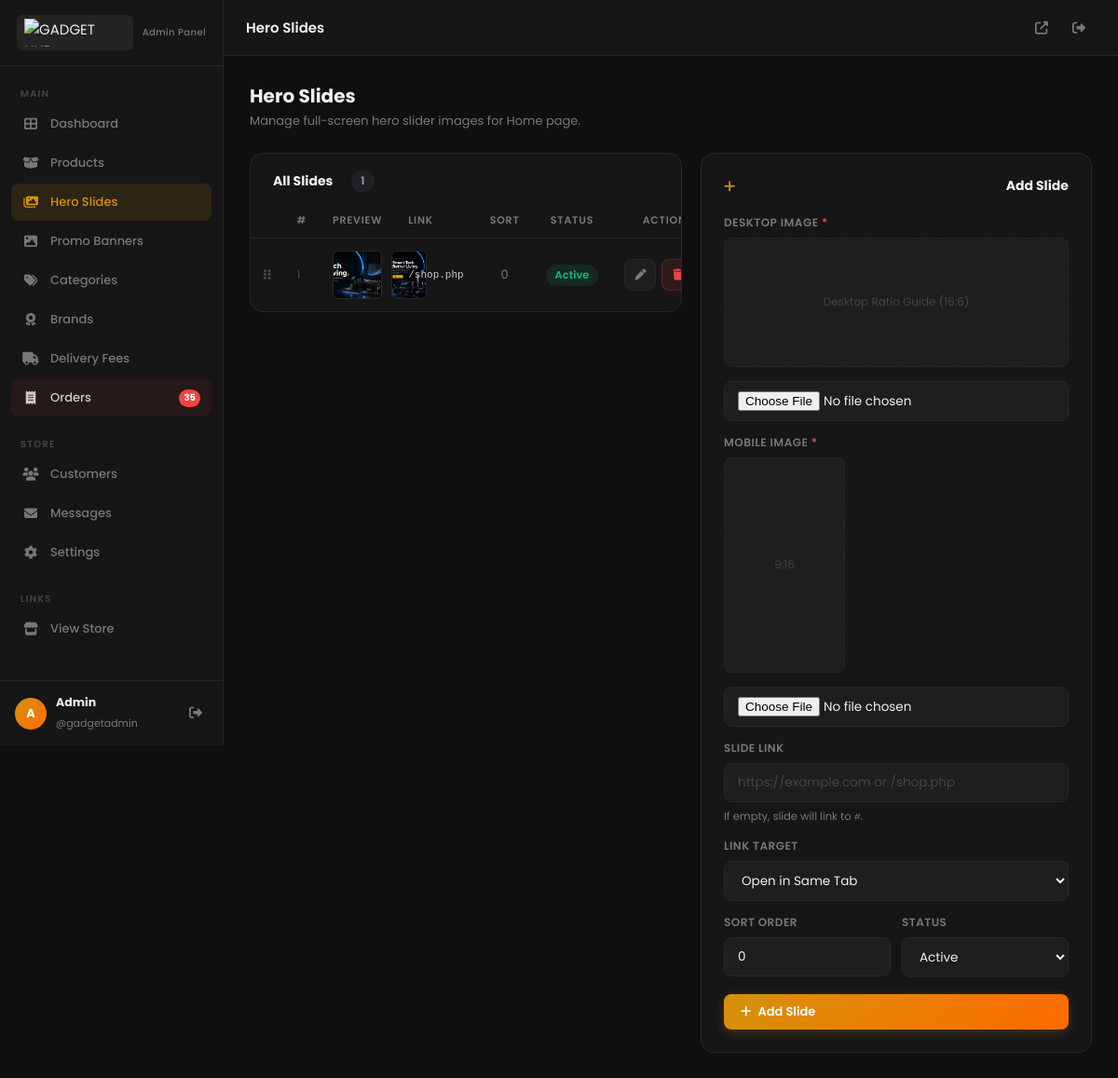
The app's page /admin/hero-slides.php (signed in) with its own data.
### tables this page shows
CREATE TABLE `hero_slides` (
  `id` int(11) NOT NULL,
  `desktop_image` varchar(255) NOT NULL,
  `mobile_image` varchar(255) NOT NULL,
  `link_url` varchar(500) DEFAULT NULL,
  `open_in_new_tab` tinyint(1) NOT NULL DEFAULT 0,
  `sort_order` int(11) NOT NULL DEFAULT 0,
  `is_active` tinyint(1) NOT NULL DEFAULT 1,
  `created_at` timestamp NOT NULL DEFAULT current_timestamp(),
  `updated_at` timestamp NOT NULL DEFAULT current_timestamp() ON UPDATE current_timestamp()
);

### admin/hero-slides.php (the view, shortened to what this page needs)
<?php
$_isAjax = $_SERVER['REQUEST_METHOD'] === 'POST' && ($_SERVER['HTTP_X_REQUESTED_WITH'] ?? '') === 'XMLHttpRequest';
if ($_isAjax) {
    require_once dirname(__DIR__) . '/includes/functions.php';
    require_once dirname(__DIR__) . '/includes/auth.php';
    if (!isAdminLoggedIn()) { http_response_code(401); echo json_encode(['success'=>false,'message'=>'Session expired.']); exit; }
} else {
    require_once __DIR__ . '/includes/layout.php';
}
$db = getDB();
$slides = $db->query('SELECT * FROM hero_slides ORDER BY sort_order ASC, id ASC')->fetchAll();
$editing = [];
?>
<div class="page-header">
  <div>
    <h1>Hero Slides</h1>
    <p>Manage full-screen hero slider images for Home page.</p>
  </div>
</div>
<div style="display:grid;grid-template-columns:1fr 420px;gap:20px;align-items:start">
  <div class="card" style="padding:0;overflow:hidden">
    <div style="padding:18px 24px 0;display:flex;align-items:center;justify-content:space-between">
      <div class="card-title" style="margin:0">All Slides <span class="badge badge-gray" style="margin-left:8px" id="slideCountBadge"><?= count($slides) ?></span></div>
    </div>
    <div style="padding:12px 0 0">
      <?php if ($slides): ?>
      <div class="table-wrap">
        <table class="admin-table">
          <thead><tr><th style="width:42px"></th><th>#</th><th>Preview</th><th>Link</th><th style="text-align:center">Sort</th><th style="text-align:center">Status</th><th style="text-align:right">Actions</th></tr></thead>
          <tbody id="slidesSortableBody">
            <?php foreach ($slides as $i => $s): ?>
            <tr draggable="true" data-id="<?= (int)$s['id'] ?>">
              <td style="color:var(--text-dim);font-size:12px;cursor:grab"><i class="fas fa-grip-vertical"></i></td>
              <td style="color:var(--text-dim);font-size:12px"><?= $i + 1 ?></td>
              <td>
                <div style="display:flex;gap:10px;align-items:center">
                  <img src="<?= BASE_URL . htmlspecialchars($s['desktop_image']) ?>" alt="Desktop" style="width:110px;height:52px;object-fit:cover;border-radius:6px;border:1px solid var(--border)">
                  <img src="<?= BASE_URL . htmlspecialchars($s['mobile_image']) ?>" alt="Mobile" style="width:38px;height:52px;object-fit:cover;border-radius:6px;border:1px solid var(--border)">
                </div>
              </td>
              <td style="max-width:260px">
                <code style="font-size:11px;white-space:nowrap;overflow:hidden;text-overflow:ellipsis;display:block"><?= htmlspecialchars($s['link_url'] ?: '#') ?></code>
              </td>
              <td style="text-align:center;color:var(--text-muted)"><?= (int)$s['sort_order'] ?></td>
              <td style="text-align:center">
                <button type="button" class="badge <?= $s['is_active'] ? 'badge-green' : 'badge-red' ?> js-toggle-slide" style="border:none;cursor:pointer;padding:3px 10px" data-id="<?= (int)$s['id'] ?>">
                  <?= $s['is_active'] ? 'Active' : 'Inactive' ?>
                </button>
              </td>
              <td style="text-align:right">
                <div style="display:flex;gap:6px;justify-content:flex-end">
                  <a href="hero-slides.php?edit=<?= (int)$s['id'] ?>" class="btn btn-ghost btn-icon btn-sm" title="Edit"><i class="fas fa-pen"></i></a>
                  <button type="button" class="btn btn-danger btn-icon btn-sm js-delete-slide" title="Delete" data-id="<?= (int)$s['id'] ?>"><i class="fas fa-trash"></i></button>
                </div>
              </td>
            </tr>
            <?php endforeach ?>
          </tbody>
        </table>
      </div>
      <?php else: ?>
      <div class="empty-state"><i class="fas fa-images"></i><h3>No slides yet</h3><p>Add your first hero slide using the form.</p></div>
      <?php endif ?>
    </div>
  </div>
  <div class="card" style="position:sticky;top:80px">
    <div class="card-title"><?= $editing ? '<i class="fas fa-pen" style="color:var(--primary)"></i> Edit Slide' : '<i class="fas fa-plus" style="color:var(--primary)"></i> Add Slide' ?></div>
    <form method="POST" enctype="multipart/form-data" id="heroForm">
      <div class="form-grid" style="gap:14px">
        <div class="form-group">
          <label class="form-label">Desktop Image <?= $editing ? '' : '<span style="color:var(--red)">*</span>' ?></label>
          <div id="desktopGuide" style="width:100%;aspect-ratio:16/6;border:1px dashed var(--border);border-radius:8px;background:var(--bg-3);margin-bottom:8px;display:flex;align-items:center;justify-content:center;color:var(--text-dim);font-size:12px">Desktop Ratio Guide (16:6)</div>
          <input type="file" name="desktop_image" id="desktopInput" class="form-input" accept="image/*" <?= $editing ? '' : 'required' ?>>
        </div>
        <div class="form-group">
          <label class="form-label">Mobile Image <?= $editing ? '' : '<span style="color:var(--red)">*</span>' ?></label>
          <div id="mobileGuide" style="width:130px;aspect-ratio:9/16;border:1px dashed var(--border);border-radius:8px;background:var(--bg-3);margin-bottom:8px;display:flex;align-items:center;justify-content:center;color:var(--text-dim);font-size:12px">9:16</div>
          <input type="file" name="mobile_image" id="mobileInput" class="form-input" accept="image/*" <?= $editing ? '' : 'required' ?>>
        </div>
        <div class="form-group">
          <label class="form-label">Slide Link</label>
          <input type="text" name="link_url" class="form-input" placeholder="https://example.com or /shop.php" value="<?= htmlspecialchars($editing['link_url'] ?? '') ?>">
          <span class="form-hint">If empty, slide will link to <code>#</code>.</span>
        </div>
        <div class="form-group">
          <label class="form-label">Link Target</label>
          <select name="open_in_new_tab" class="form-select">
            <option value="0" <?= ((int)($editing['open_in_new_tab'] ?? 0) === 0) ? 'selected' : '' ?>>Open in Same Tab</option>
          </select>
        </div>
        <div style="display:grid;grid-template-columns:1fr 1fr;gap:12px">
          <div class="form-group">
            <label class="form-label">Sort Order</label>
            <input type="number" name="sort_order" class="form-input" min="0" value="<?= (int)($editing['sort_order'] ?? 0) ?>">
          </div>
          <div class="form-group">
            <label class="form-label">Status</label>
            <select name="is_active" class="form-select">
              <option value="1" <?= ((int)($editing['is_active'] ?? 1) === 1) ? 'selected' : '' ?>>Active</option>
            </select>
          </div>
        </div>
        <div style="display:flex;gap:10px;margin-top:4px">
          <button type="submit" class="btn btn-gold" style="flex:1"><i class="fas <?= $editing ? 'fa-save' : 'fa-plus' ?>"></i> <?= $editing ? 'Save Changes' : 'Add Slide' ?></button>
        </div>
      </div>
    </form>
  </div>
</div>
<?php require_once __DIR__ . '/includes/layout-end.php'; ?>

### admin/assets/css/admin.css (style rules this page uses)
:root { --gold: linear-gradient(135deg,#d4920a 0%,#ff6b00 100%); --primary: #d4920a; --primary-lt: #f0a820; --bg: #0f0f0f; --bg-2: #161616; --bg-3: #1e1e1e; --bg-4: #252525; --border: #272727; --border-lt: #333; --text: #f0f0f0; --text-2: #ccc; --text-muted: #777; --text-dim: #444; --green: #10b981; --blue: #3b82f6; --purple: #8b5cf6; --red: #ef4444; --yellow: #f59e0b; --cyan: #06b6d4; --sidebar-w: 240px; --topbar-h: 60px; --r: 8px; --r-lg: 14px; --t: all .22s ease; --shadow: 0 4px 24px rgba(0,0,0,.5); }
*,*::before,*::after { margin:0;padding:0;box-sizing:border-box }
html { font-size:15px }
body { font-family:'Poppins',sans-serif;background:var(--bg);color:var(--text);display:flex;min-height:100vh;overflow-x:hidden }
a { text-decoration:none;color:inherit }
img { max-width:100%;display:block }
button,input,select,textarea { font-family:'Poppins',sans-serif }
.card { background:var(--bg-2);border:1px solid var(--border);border-radius:var(--r-lg);padding:24px }
.card-title { font-size:14px;font-weight:700;color:var(--text);margin-bottom:20px;display:flex;align-items:center;justify-content:space-between;gap:12px }
.admin-table { width:100%;border-collapse:collapse }
.admin-table th { font-size:11px;text-transform:uppercase;letter-spacing:.8px;color:var(--text-muted);font-weight:600;padding:10px 14px;border-bottom:1px solid var(--border);text-align:left;white-space:nowrap }
.admin-table td { padding:13px 14px;border-bottom:1px solid var(--border);font-size:13px;color:var(--text-2);vertical-align:middle }
.admin-table tr:last-child td { border-bottom:none }
.table-wrap { overflow-x:auto }
.badge { display:inline-flex;align-items:center;padding:3px 10px;border-radius:50px;font-size:11.5px;font-weight:600;white-space:nowrap }
.badge-green { background:rgba(16,185,129,.12);color:var(--green) }
.badge-gray { background:rgba(107,114,128,.12);color:#9ca3af }
.btn { display:inline-flex;align-items:center;gap:7px;padding:9px 18px;border-radius:var(--r);font-size:13px;font-weight:600;cursor:pointer;border:none;transition:var(--t);white-space:nowrap }
.btn-gold { background:var(--gold);color:#fff;box-shadow:0 3px 12px rgba(212,146,10,.25) }
.btn-ghost { background:var(--bg-3);color:var(--text-muted);border:1px solid var(--border) }
.btn-danger { background:rgba(239,68,68,.12);color:var(--red);border:1px solid rgba(239,68,68,.2) }
.btn-sm { padding:6px 14px;font-size:12px }
.btn-icon { width:34px;height:34px;padding:0;display:inline-flex;align-items:center;justify-content:center;border-radius:var(--r) }
.form-grid { display:grid;gap:18px }
.form-group { display:flex;flex-direction:column;gap:7px }
.form-label { font-size:12px;font-weight:600;color:var(--text-muted);text-transform:uppercase;letter-spacing:.5px }
.form-input,.form-select,.form-textarea { background:var(--bg-3);border:1px solid var(--border);border-radius:var(--r); color:var(--text);font-family:'Poppins',sans-serif;font-size:13.5px; padding:10px 14px;outline:none;transition:border-color .2s,box-shadow .2s;width:100%; }
.form-input::placeholder,.form-textarea::placeholder { color:var(--text-dim) }
.form-select { cursor:pointer }
.form-hint { font-size:11.5px;color:var(--text-muted) }
.page-header { display:flex;align-items:center;justify-content:space-between;margin-bottom:24px;gap:16px;flex-wrap:wrap }
.page-header h1 { font-size:20px;font-weight:700 }
.page-header p { font-size:13px;color:var(--text-muted);margin-top:2px }

### records on screen
hero_slides: desktop_image (picture), mobile_image (picture), link_url "/shop.php", sort_order "0", is_active "Active"

### other values on screen
$pendingOrders "35"
substr($name,0,1) "A"
$name "Admin"
$uname "gadgetadmin"
$title "Hero Slides"
count($slides) "1"
